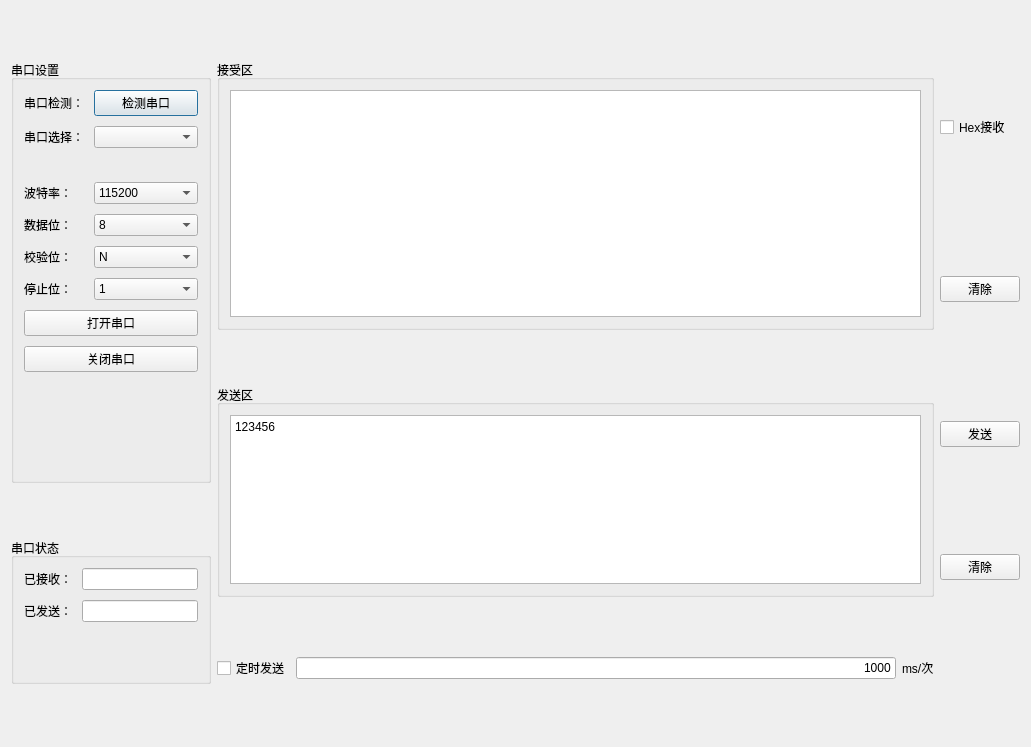
<?xml version="1.0" encoding="UTF-8"?>
<ui version="4.0">
 <class>Form</class>
 <widget class="QWidget" name="Form">
  <property name="geometry">
   <rect>
    <x>0</x>
    <y>0</y>
    <width>1031</width>
    <height>747</height>
   </rect>
  </property>
  <property name="windowTitle">
   <string>Form</string>
  </property>
  <layout class="QGridLayout" name="gridLayout">
   <item row="2" column="1" rowspan="2" colspan="3">
    <widget class="QGroupBox" name="verticalGroupBox_2">
     <property name="title">
      <string>发送区</string>
     </property>
     <layout class="QVBoxLayout" name="verticalLayout_2">
      <property name="leftMargin">
       <number>10</number>
      </property>
      <property name="topMargin">
       <number>10</number>
      </property>
      <property name="rightMargin">
       <number>10</number>
      </property>
      <property name="bottomMargin">
       <number>10</number>
      </property>
      <item>
       <widget class="QTextEdit" name="s3__send_text">
        <property name="html">
         <string>&lt;!DOCTYPE HTML PUBLIC &quot;-//W3C//DTD HTML 4.0//EN&quot; &quot;http://www.w3.org/TR/REC-html40/strict.dtd&quot;&gt;
&lt;html&gt;&lt;head&gt;&lt;meta name=&quot;qrichtext&quot; content=&quot;1&quot; /&gt;&lt;style type=&quot;text/css&quot;&gt;
p, li { white-space: pre-wrap; }
&lt;/style&gt;&lt;/head&gt;&lt;body style=&quot; font-family:'SimSun'; font-size:9pt; font-weight:400; font-style:normal;&quot;&gt;
&lt;p style=&quot; margin-top:0px; margin-bottom:0px; margin-left:0px; margin-right:0px; -qt-block-indent:0; text-indent:0px;&quot;&gt;123456&lt;/p&gt;&lt;/body&gt;&lt;/html&gt;</string>
        </property>
       </widget>
      </item>
     </layout>
    </widget>
   </item>
   <item row="3" column="0" rowspan="2">
    <widget class="QGroupBox" name="formGroupBox">
     <property name="maximumSize">
      <size>
       <width>200</width>
       <height>16777215</height>
      </size>
     </property>
     <property name="title">
      <string>串口状态</string>
     </property>
     <layout class="QFormLayout" name="formLayout_2">
      <property name="horizontalSpacing">
       <number>10</number>
      </property>
      <property name="verticalSpacing">
       <number>10</number>
      </property>
      <property name="leftMargin">
       <number>10</number>
      </property>
      <property name="topMargin">
       <number>10</number>
      </property>
      <property name="rightMargin">
       <number>10</number>
      </property>
      <property name="bottomMargin">
       <number>10</number>
      </property>
      <item row="0" column="0">
       <widget class="QLabel" name="label">
        <property name="text">
         <string>已接收：</string>
        </property>
       </widget>
      </item>
      <item row="1" column="0">
       <widget class="QLabel" name="label_2">
        <property name="text">
         <string>已发送：</string>
        </property>
       </widget>
      </item>
      <item row="0" column="1">
       <widget class="QLineEdit" name="lineEdit"/>
      </item>
      <item row="1" column="1">
       <widget class="QLineEdit" name="lineEdit_2"/>
      </item>
     </layout>
    </widget>
   </item>
   <item row="0" column="1" rowspan="2" colspan="3">
    <widget class="QGroupBox" name="verticalGroupBox">
     <property name="title">
      <string>接受区</string>
     </property>
     <layout class="QVBoxLayout" name="verticalLayout">
      <property name="leftMargin">
       <number>10</number>
      </property>
      <property name="topMargin">
       <number>10</number>
      </property>
      <property name="rightMargin">
       <number>10</number>
      </property>
      <property name="bottomMargin">
       <number>10</number>
      </property>
      <item>
       <widget class="QTextBrowser" name="s2__receive_text"/>
      </item>
     </layout>
    </widget>
   </item>
   <item row="4" column="2">
    <widget class="QLineEdit" name="lineEdit_3">
     <property name="text">
      <string>1000</string>
     </property>
     <property name="alignment">
      <set>Qt::AlignRight|Qt::AlignTrailing|Qt::AlignVCenter</set>
     </property>
    </widget>
   </item>
   <item row="3" column="4">
    <widget class="QPushButton" name="s3__clear_button">
     <property name="text">
      <string>清除</string>
     </property>
    </widget>
   </item>
   <item row="4" column="3">
    <widget class="QLabel" name="dw">
     <property name="text">
      <string>ms/次</string>
     </property>
    </widget>
   </item>
   <item row="1" column="4">
    <widget class="QPushButton" name="s2__clear_button">
     <property name="text">
      <string>清除</string>
     </property>
    </widget>
   </item>
   <item row="0" column="4">
    <widget class="QCheckBox" name="hex_receive">
     <property name="text">
      <string>Hex接收</string>
     </property>
    </widget>
   </item>
   <item row="2" column="4">
    <widget class="QPushButton" name="s3__send_button">
     <property name="text">
      <string>发送</string>
     </property>
    </widget>
   </item>
   <item row="4" column="1">
    <widget class="QCheckBox" name="timer_send_cb">
     <property name="text">
      <string>定时发送</string>
     </property>
    </widget>
   </item>
   <item row="0" column="0" rowspan="3">
    <widget class="QGroupBox" name="formGroupBox">
     <property name="maximumSize">
      <size>
       <width>200</width>
       <height>16777215</height>
      </size>
     </property>
     <property name="title">
      <string>串口设置</string>
     </property>
     <layout class="QFormLayout" name="formLayout">
      <property name="horizontalSpacing">
       <number>10</number>
      </property>
      <property name="verticalSpacing">
       <number>10</number>
      </property>
      <property name="leftMargin">
       <number>10</number>
      </property>
      <property name="topMargin">
       <number>10</number>
      </property>
      <property name="rightMargin">
       <number>10</number>
      </property>
      <property name="bottomMargin">
       <number>10</number>
      </property>
      <item row="0" column="0">
       <widget class="QLabel" name="s1__lb_1">
        <property name="text">
         <string>串口检测：</string>
        </property>
       </widget>
      </item>
      <item row="0" column="1">
       <widget class="QPushButton" name="s1__box_1">
        <property name="text">
         <string>检测串口</string>
        </property>
        <property name="autoRepeatInterval">
         <number>100</number>
        </property>
        <property name="default">
         <bool>true</bool>
        </property>
       </widget>
      </item>
      <item row="1" column="0">
       <widget class="QLabel" name="s1__lb_2">
        <property name="text">
         <string>串口选择：</string>
        </property>
       </widget>
      </item>
      <item row="1" column="1">
       <widget class="QComboBox" name="s1__box_2"/>
      </item>
      <item row="3" column="0">
       <widget class="QLabel" name="s1__lb_3">
        <property name="text">
         <string>波特率：</string>
        </property>
       </widget>
      </item>
      <item row="3" column="1">
       <widget class="QComboBox" name="s1__box_3">
        <item>
         <property name="text">
          <string>115200</string>
         </property>
        </item>
        <item>
         <property name="text">
          <string>2400</string>
         </property>
        </item>
        <item>
         <property name="text">
          <string>4800</string>
         </property>
        </item>
        <item>
         <property name="text">
          <string>9600</string>
         </property>
        </item>
        <item>
         <property name="text">
          <string>14400</string>
         </property>
        </item>
        <item>
         <property name="text">
          <string>19200</string>
         </property>
        </item>
        <item>
         <property name="text">
          <string>38400</string>
         </property>
        </item>
        <item>
         <property name="text">
          <string>57600</string>
         </property>
        </item>
        <item>
         <property name="text">
          <string>76800</string>
         </property>
        </item>
        <item>
         <property name="text">
          <string>12800</string>
         </property>
        </item>
        <item>
         <property name="text">
          <string>230400</string>
         </property>
        </item>
        <item>
         <property name="text">
          <string>460800</string>
         </property>
        </item>
       </widget>
      </item>
      <item row="4" column="0">
       <widget class="QLabel" name="s1__lb_4">
        <property name="text">
         <string>数据位：</string>
        </property>
       </widget>
      </item>
      <item row="4" column="1">
       <widget class="QComboBox" name="s1__box_4">
        <item>
         <property name="text">
          <string>8</string>
         </property>
        </item>
        <item>
         <property name="text">
          <string>7</string>
         </property>
        </item>
        <item>
         <property name="text">
          <string>6</string>
         </property>
        </item>
        <item>
         <property name="text">
          <string>5</string>
         </property>
        </item>
       </widget>
      </item>
      <item row="5" column="0">
       <widget class="QLabel" name="s1__lb_5">
        <property name="text">
         <string>校验位：</string>
        </property>
       </widget>
      </item>
      <item row="5" column="1">
       <widget class="QComboBox" name="s1__box_5">
        <item>
         <property name="text">
          <string>N</string>
         </property>
        </item>
       </widget>
      </item>
      <item row="7" column="0" colspan="2">
       <widget class="QPushButton" name="open_button">
        <property name="text">
         <string>打开串口</string>
        </property>
       </widget>
      </item>
      <item row="8" column="0" colspan="2">
       <widget class="QPushButton" name="close_button">
        <property name="text">
         <string>关闭串口</string>
        </property>
       </widget>
      </item>
      <item row="6" column="0">
       <widget class="QLabel" name="s1__lb_6">
        <property name="text">
         <string>停止位：</string>
        </property>
       </widget>
      </item>
      <item row="6" column="1">
       <widget class="QComboBox" name="s1__box_6">
        <item>
         <property name="text">
          <string>1</string>
         </property>
        </item>
       </widget>
      </item>
      <item row="2" column="0" colspan="2">
       <widget class="QLabel" name="state_label">
        <property name="text">
         <string/>
        </property>
        <property name="textFormat">
         <enum>Qt::AutoText</enum>
        </property>
        <property name="scaledContents">
         <bool>true</bool>
        </property>
        <property name="alignment">
         <set>Qt::AlignRight|Qt::AlignTrailing|Qt::AlignVCenter</set>
        </property>
       </widget>
      </item>
     </layout>
    </widget>
   </item>
  </layout>
  <zorder>verticalGroupBox</zorder>
  <zorder>verticalGroupBox_2</zorder>
  <zorder>formGroupBox</zorder>
  <zorder>s3__send_button</zorder>
  <zorder>s3__clear_button</zorder>
  <zorder>formGroupBox</zorder>
  <zorder>hex_receive</zorder>
  <zorder>s2__clear_button</zorder>
  <zorder>timer_send_cb</zorder>
  <zorder>lineEdit_3</zorder>
  <zorder>dw</zorder>
 </widget>
 <resources/>
 <connections/>
</ui>
